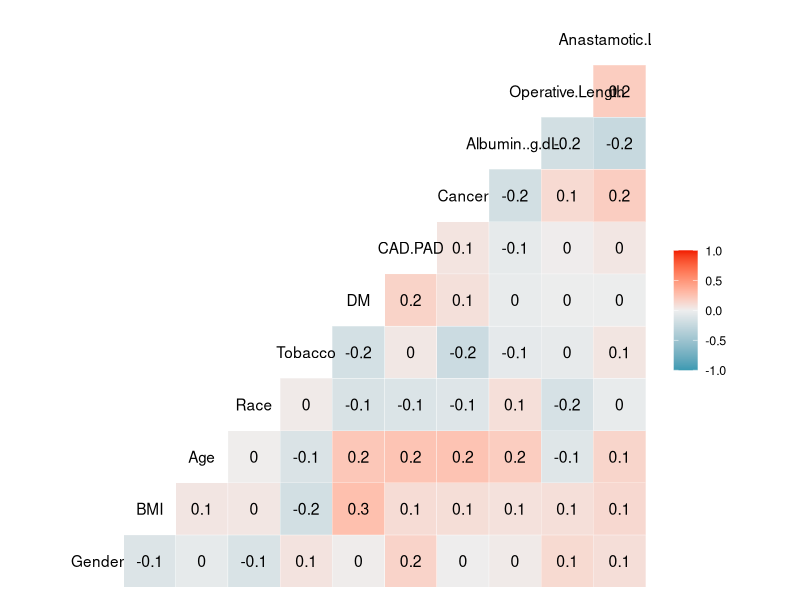

This figure's R source: (Note: this script raises an error after producing the figure.)
## ---- chunk 1
knitr::opts_chunk$set(echo = TRUE)
library(ggplot2)
library(GGally)
## ---- chunk 2
#import data
data0 <- read.csv("colon2017.csv")
data <- data0[,-c(1,2,3,4,6,7,16,17,20)]
# feature eng
data$Gender <- ifelse(data$Gender == "Male",1,0)
data$Race <- ifelse(data$Race == "white" | data$Race == "White" | data$Race == "W",1,0)
## ---- chunk 3
ggcorr(data,label = TRUE)
## ---- chunk 4
# backward selection
logit.model= glm(Anastamotic.Leak ~ Gender+BMI+Age+Race+Tobacco+DM+CAD.PAD+Cancer+Albumin..g.dL.+Operative.Length,
                 data = data,
                 family = "binomial")
var_selection <- step(logit.model)
## ---- chunk 5
#Step six starts here.

BS.b1 = rep(0,10000)
BS.pstar = rep(0,10000)

#Step 1, create orig model

final.model = glm(Anastamotic.Leak ~ Gender+
                    BMI+
                    Age+
                    Tobacco+
                    DM+
                    Cancer+
                    Albumin..g.dL.+
                    Operative.Length,
                  family="binomial",data=data)

for(j in 1:10000){


	#Step 2, resample the x's with replacement

	n = length(data[,1])
	ind = sample(1:n,n,replace=T)
	BS.x = data.frame(Gender = data$Gender[ind],
	                  BMI = data$BMI[ind],
	                  Age = data$Age[ind],
	                  Tobacco = data$Tobacco[ind],
	                  DM = data$DM[ind],
	                  Cancer = data$Cancer[ind],
	                  Albumin..g.dL. = data$Albumin..g.dL.[ind],
	                  Operative.Length = data$Operative.Length[ind])

	#Step 3, Plug BS.x into orig model to get BS.phat

	BS.phat = predict(final.model,newdata=BS.x,type="response")

	#Step 4, Sample from (1,0) to get BS.y

	BS.y = rep(0,n)
	for(i in 1:n){
		BS.y[i] = sample(c(1,0),1,prob=c(BS.phat[i],1-BS.phat[i]))
	}
	BS.data = data.frame(cbind(anastamotic.leak = BS.y,BS.x))

	#Step 5, New model using BS.x and BS.y.  Compute BS.par

	newmodel = glm(anastamotic.leak~Gender+BMI+Age+Tobacco+DM+Cancer+Albumin..g.dL.+Operative.Length,
	               data=BS.data,
	               family='binomial')
	BS.b1[j] = coef(newmodel)[2]
	BS.pstar[j] = predict(newmodel,newdata=data.frame(x1=2,x2=2),type="response")

	#Step 6, repeat.
}

mu = mean(BS.b1)
s = sd(BS.b1)
hist(BS.b1,breaks=50)
x1 = seq(min(BS.b1),max(BS.b1),by=.0001)
y1 = dnorm(x1,mu,s)
lines(x1,y1,col=3,lwd=2,lty=2)
qqnorm(BS.b1)
lowbound = sort(BS.pstar)[25]
highbound = sort(BS.pstar)[975]

